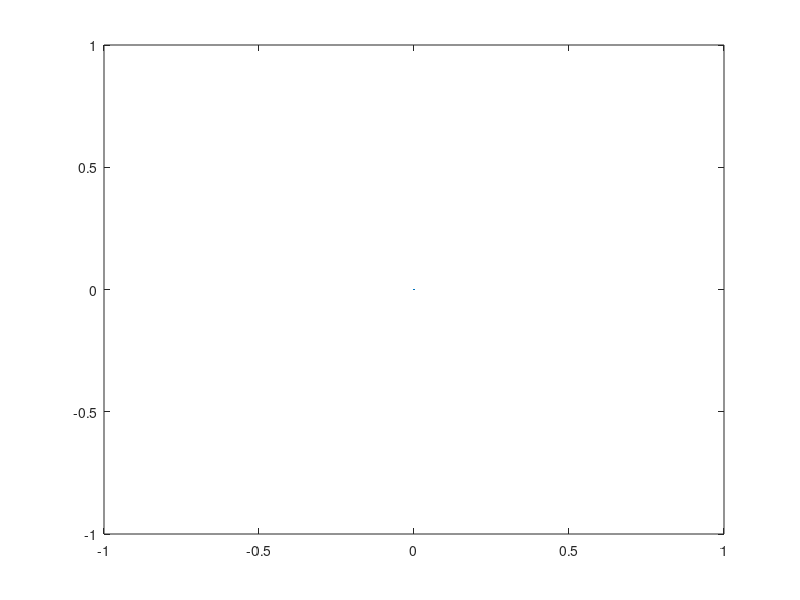

Reproduce this figure in MATLAB. (Note: this script raises an error after producing the figure.)

%% This is used to plot the current progress of the SLAM

% Note:::
%         The unit is m instead of mm

function [] = Plot_Save()

clear all
close all

savevideo=1;

cleanupObj = onCleanup(@() cleanMeUp(savevideo)); %handle cntrl-c event

Odomrun=[];
Odomrunbytesize=0;
Odomrunlength=0;

Scan=[];
NewScanPlot=plot(0,0,'MarkerSize', 0.00001);

Scanbytesize=0;
Scanlength=0;

Features=[];
Featuresbytesize=0;
Featureslength=0;

NewEndPlot=plot(0,0,'MarkerSize', 0.00001);
End_point_bytesize = 0;
End_point_length = 0;

%knownFeatures=[];
%knownFeaturesbytesize=0;
%knownFeatureslength=0;
%knownFeaturesPlot=plot(0,0,'MarkerSize', 0.00001);


Pxy=[];
Pxybytesize=0;
Pxylength=0;
Ellipseplot=plot(0,0,'MarkerSize', 0.00001);
currXY=[0;0];

fighandle=figure(1);
hold on;
dt=.1;

if savevideo
V=VideoWriter('video.avi');
V.FrameRate=1/dt;
open(V);
fighandle.Resize='off';
%fighandle.Position=[0 0 1920 1080];
end


while(1)
    %% Robot x y plot
    Odomrunfinfo=dir('/home/marsyang/Documents/5552Folder/SLAM_DUNK/data/robotpose.txt');
    %Odomrunfinfo=dir('/Users/yuanjianjun/Documents/Courses_MN/CSCI5552EstimationinRobotics/5552PioneerProjectRepo/data/robotpose.txt');
    if size(Odomrunfinfo,1)>0&&~isempty(Odomrunfinfo.bytes)
    if Odomrunfinfo.bytes>Odomrunbytesize
        newA=dlmread('/home/marsyang/Documents/5552Folder/SLAM_DUNK/data/robotpose.txt','',Odomrunlength,0);
        %newA=dlmread('/Users/yuanjianjun/Documents/Courses_MN/CSCI5552EstimationinRobotics/5552PioneerProjectRepo/data/robotpose.txt','',Odomrunlength,0);
        Odomrunbytesize=Odomrunfinfo.bytes;
        plot(newA(:,1)/1000.,newA(:,2)/1000.,'b*');
        %plot(newA(:,1),newA(:,2),'b*');
        
        Odomrunlength=Odomrunlength+size(newA,1);
        currXY=[newA(end,1)/1000;newA(end,2)/1000];
        %currXY=[newA(end,1);newA(end,2)];
    end
    end

    Pxyinfo=dir('/home/marsyang/Documents/5552Folder/SLAM_DUNK/data/robotcov.txt');
    %Pxyinfo=dir('/Users/yuanjianjun/Documents/Courses_MN/CSCI5552EstimationinRobotics/5552PioneerProjectRepo/data/robotcov.txt');
    if  size(Pxyinfo,1)>0&&~isempty(Pxyinfo.bytes)
    if Pxyinfo.bytes>Pxybytesize
        NewPxy=dlmread('/home/marsyang/Documents/5552Folder/SLAM_DUNK/data/robotcov.txt','',Pxylength,0);
        %NewPxy=dlmread('/Users/yuanjianjun/Documents/Courses_MN/CSCI5552EstimationinRobotics/5552PioneerProjectRepo/data/robotcov.txt','',Pxylength,0);
        Pxy=[NewPxy(end,1)/1e6,NewPxy(end,2)/1e6;NewPxy(end,3)/1e6,NewPxy(end,4)/1e6];
        %Pxy=[NewPxy(end,1),NewPxy(end,2);NewPxy(end,3),NewPxy(end,4)];
        
        Pxybytesize=Pxyinfo.bytes;
        

        Pxylength=Pxylength+size(NewPxy,1);
        delete( Ellipseplot)
       [EllipseX,EllipseY]=  plot_error_ellipse_plotting(currXY,Pxy);
       Ellipseplot=plot(EllipseX,EllipseY,'g');
    end
    end
    
    %% Laser scan plot
%      Scanifo=dir('/home/marsyang/Documents/5552Folder/SLAM_DUNK/data/scan_update.txt');
%     if size(Scaninfo,1)>0&&~isempty(Scaninfo.bytes)
%      if Scaninfo.bytes>Scanbytesize
%         newScan=dlmread('/home/marsyang/Documents/5552Folder/SLAM_DUNK/data/scan_update.txt','',Scanlength,0);
%         Scanbytesize=Scaninfo.bytes;
%         delete(NewScanPlot);
%         plot(newScan(:,1),newScan(:,2),'k*');% old scans are black, current one is red
%         NewScanPlot=plot(newScan(:,1),newScan(:,2),'r*');
%         %Scan=[Scan;newScan];
%         %Scanlength=size(Scanlength,1);
%         Scanlength=Scanlength+size(newScan,1);
%     end
%     end
    
    %% measured lines plot
    Featuresinfo=dir('/home/marsyang/Documents/5552Folder/SLAM_DUNK/data/endpoints.txt');
    %Featuresinfo=dir('/Users/yuanjianjun/Documents/Courses_MN/CSCI5552EstimationinRobotics/5552PioneerProjectRepo/data/endpoints.txt');
    if size(Featuresinfo,1)>0&&~isempty(Featuresinfo.bytes)
    if Featuresinfo.bytes>Featuresbytesize
        newFeature=dlmread('/home/marsyang/Documents/5552Folder/SLAM_DUNK/data/endpoints.txt','',Featureslength,0);
        %newFeature=dlmread('/Users/yuanjianjun/Documents/Courses_MN/CSCI5552EstimationinRobotics/5552PioneerProjectRepo/data/endpoints.txt','',Featureslength,0);
        Featuresbytesize=Featuresinfo.bytes;
        for i = 1:size(newFeature,1)
            %end_point_gl = endpoints_in_state(:,i);
            end_point_gl = [newFeature(i,1),newFeature(i,2),newFeature(i,3),newFeature(i,4)];
            plot([end_point_gl(1),end_point_gl(2)]'/1000,[end_point_gl(3),end_point_gl(4)]'/1000,'g-');
            %plot(newFeature(:,1),newFeature(:,2),'g*');
        end
        %Features=[Features;newFeature];
        %Featureslength=size(Featureslength,1);
        Featureslength=Featureslength+size(newFeature,1);
    end
    end
    
    %% newest end-points plot
    update_feature=dir('/home/marsyang/Documents/5552Folder/SLAM_DUNK/data/endpoints_update.txt'); 
    %update_feature=dir('/Users/yuanjianjun/Documents/Courses_MN/CSCI5552EstimationinRobotics/5552PioneerProjectRepo/data/endpoints_update.txt'); 
    if size(update_feature,1)>0&&~isempty(update_feature.bytes)
        if update_feature.bytes > End_point_bytesize
            
            update_end_all=dlmread('/home/marsyang/Documents/5552Folder/SLAM_DUNK/data/endpoints_update.txt','',End_point_length,0);
            %update_end=dlmread('/Users/yuanjianjun/Documents/Courses_MN/CSCI5552EstimationinRobotics/5552PioneerProjectRepo/data/endpoints_update.txt','',0,0);
            update_end = update_end_all(end,:);
            line_num = length(update_end)/4;
            update_reshape = reshape(update_end,4,line_num);
            delete(NewEndPlot);
            NewEndPlot = plot(update_reshape(1:2,:)/1000.,update_reshape(3:4,:)/1000.,'r-.','LineWidth',3);
            End_point_bytesize=update_feature.bytes;
            End_point_length=End_point_length+size(update_end_all,1);
            
        end
    end
        
  
    
%      knownFeaturesinfo=dir('../data/features/knownfeaturesRun.txt');
%     if size(knownFeaturesinfo,1)>0&& ~isempty(knownFeaturesinfo.bytes)
%     if knownFeaturesinfo.bytes>knownFeaturesbytesize
%         knownnewFeature=dlmread('../data/features/knownfeaturesRun.txt','',knownFeatureslength,0);
%         knownFeaturesbytesize=knownFeaturesinfo.bytes;
%         delete(knownFeaturesPlot);
%         knownFeaturesPlot=plot(knownnewFeature(:,1),knownnewFeature(:,2),'g*');
%         %Features=[Features;newFeature];
%         %Featureslength=size(Featureslength,1);
%         knownFeatureslength=knownFeatureslength+size(knownnewFeature,1);
%     end
%     end   
    
    pause(dt)
    if savevideo
    currFrame = getframe;
    writeVideo(V,currFrame)
    end
end

function cleanMeUp(f)
    % saves data to file (or could save to workspace)
    fprintf('saving stuff to file\n');
    if f
        close(V)
    end
end

end
